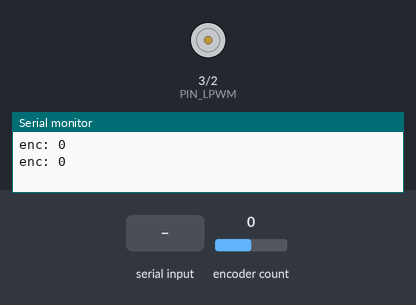
Bench run of a sketch on a simulated Teensy 4. Shown: motor-driver pin pairs drawn as motors (green arrow = first pin HIGH = forward, orange = second pin HIGH = backward, longer = more drive), the last lines printed to the serial monitor. Inputs (shaded band) come from the test bench; at power-on: encoder count 0.

Above: at 1.2 s.
1.3 s: "g90\n" received over Serial
At 3.08 s:
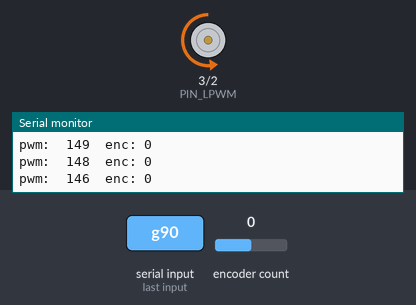
4.3 s: "p" received over Serial
At 6.35 s:
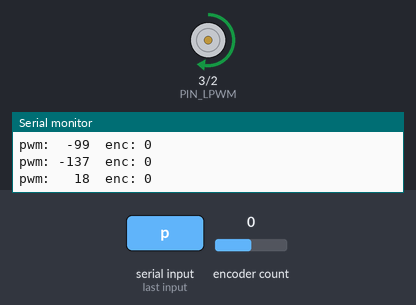
7.3 s: "s90\n" received over Serial
8.8 s: "g,45\n" received over Serial
11.8 s: "A" received over Serial
At 12.6 s:
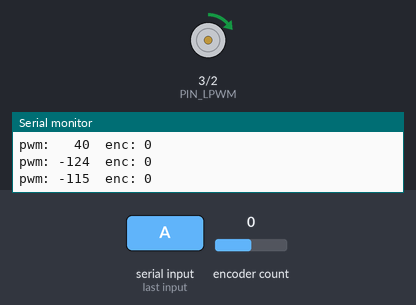
13.3 s: "P" received over Serial
At 16.4 s:
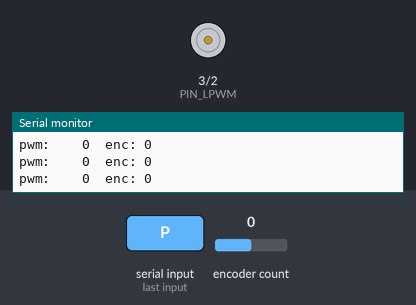
Timing chart, 0 to 17.3 s (numbered marks = the images above; inputs shaded):
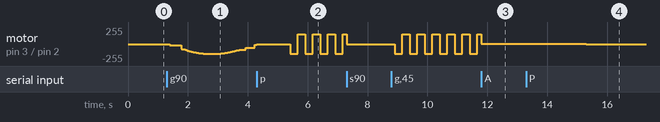

The sketch:

URI2026_ENCODER_TEST.ino
```cpp
// ============================================================
// Sine Wave + Encoder Test — Teensy 4.1 + BTS7960
// PA-HD2-4-2000-HS-12VDC (Quadrature Hall Effect Encoder)
//
// What this does:
//   Drives the actuator with a sinusoidal PWM pattern so it
//   smoothly extends and retracts. Prints the encoder position
//   so you can verify the sensor tracks the motion.
//
// How to use:
//   Open Serial Monitor at 115200 baud, line ending: Newline
//   g       → start the sine wave
//   s       → stop
//   a150    → set amplitude to 150 (range 0-255)
//   p6000   → set period to 6000ms (one full cycle)
//   z       → zero the encoder count
//
// Wiring:
//   Pin 2 → BTS7960 RPWM  (extend direction)
//   Pin 3 → BTS7960 LPWM  (retract direction)
//   Pin 4 → Encoder Brown  (Hall A)
//   Pin 5 → Encoder Green  (Hall B)
//   Encoder Red → 3.3V
//   Encoder Black → GND
// ============================================================

#include <Encoder.h>

// --- Pin assignments ---
constexpr uint8_t  PIN_RPWM  = 2;
constexpr uint8_t  PIN_LPWM  = 3;
constexpr uint8_t  PIN_ENC_A = 4;
constexpr uint8_t  PIN_ENC_B = 5;

// --- Settings ---
constexpr uint16_t PWM_FREQ = 20000;

// --- Encoder object ---
Encoder encoder(PIN_ENC_A, PIN_ENC_B);

// --- Sine wave parameters (adjustable at runtime) ---
int amplitude = 150;           // peak PWM value (0-255)
unsigned long periodMs = 6000; // one full sine cycle in milliseconds
bool running = false;
unsigned long startTime = 0;

// --- Motor control: positive = extend, negative = retract, 0 = stop ---
void driveMotor(int pwm) {
  pwm = constrain(pwm, -255, 255);
  if (pwm > 0) {
    analogWrite(PIN_LPWM, 0);
    analogWrite(PIN_RPWM, pwm);
  } else if (pwm < 0) {
    analogWrite(PIN_RPWM, 0);
    analogWrite(PIN_LPWM, -pwm);
  } else {
    analogWrite(PIN_RPWM, 0);
    analogWrite(PIN_LPWM, 0);
  }
}

void setup() {
  Serial.begin(115200);
  while (!Serial && millis() < 3000) {}

  pinMode(PIN_RPWM, OUTPUT);
  pinMode(PIN_LPWM, OUTPUT);
  driveMotor(0);

  analogWriteFrequency(PIN_RPWM, PWM_FREQ);
  analogWriteFrequency(PIN_LPWM, PWM_FREQ);
  analogWriteResolution(8);

  Serial.println("Sine+Encoder Test. g=go s=stop a<amp> p<ms> z=zero");
}

void loop() {
  // --- Handle serial commands ---
  if (Serial.available()) {
    char c = Serial.peek();

    if (c == 'g' || c == 'G') {
      Serial.read();
      while (Serial.available()) Serial.read();
      running = true;
      startTime = millis();
      Serial.printf("Running: amplitude=%d period=%dms\n", amplitude, periodMs);

    } else if (c == 's' || c == 'S') {
      Serial.read();
      while (Serial.available()) Serial.read();
      running = false;
      driveMotor(0);
      Serial.println("Stopped.");

    } else if (c == 'a' || c == 'A') {
      Serial.read();
      amplitude = constrain(Serial.parseInt(), 0, 255);
      while (Serial.available()) Serial.read();
      Serial.printf("Amplitude: %d\n", amplitude);

    } else if (c == 'p' || c == 'P') {
      Serial.read();
      periodMs = max(500, Serial.parseInt());  // minimum 500ms to protect the actuator
      while (Serial.available()) Serial.read();
      Serial.printf("Period: %dms\n", periodMs);

    } else if (c == 'z' || c == 'Z') {
      Serial.read();
      while (Serial.available()) Serial.read();
      encoder.write(0);
      Serial.println("Encoder zeroed.");

    } else {
      while (Serial.available()) Serial.read();
    }
  }

  // --- Sine wave generation ---
  if (running) {
    // Calculate where we are in the sine cycle
    float t = (millis() - startTime) / (float)periodMs;
    float sineVal = sin(2.0 * PI * t);
    int pwm = (int)(amplitude * sineVal);
    driveMotor(pwm);

    // Print PWM and encoder position every 100ms
    static unsigned long lastPrint = 0;
    if (millis() - lastPrint > 100) {
      Serial.printf("pwm: %4d  enc: %ld\n", pwm, encoder.read());
      lastPrint = millis();
    }

  } else {
    // Print encoder position every 500ms when idle
    static unsigned long lastIdle = 0;
    if (millis() - lastIdle > 500) {
      Serial.printf("enc: %ld\n", encoder.read());
      lastIdle = millis();
    }
  }
}
```

Measured:
- after the input at 11.8 s, motor on pin 3 (PIN_LPWM) / pin 2 (PIN_RPWM): stops changing and stays forward 1/255
- after the input at 13.3 s, motor on pin 3 (PIN_LPWM) / pin 2 (PIN_RPWM): forward 1/255 → stopped after 2.0 s instead of 1.5 s
